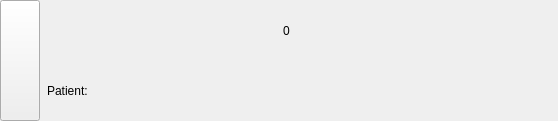
<?xml version="1.0" encoding="UTF-8"?>
<ui version="4.0">
 <class>GroupItemWidget</class>
 <widget class="QWidget" name="GroupItemWidget">
  <property name="geometry">
   <rect>
    <x>0</x>
    <y>0</y>
    <width>558</width>
    <height>121</height>
   </rect>
  </property>
  <property name="windowTitle">
   <string>Form</string>
  </property>
  <layout class="QHBoxLayout" name="horizontalLayout_5">
   <property name="spacing">
    <number>0</number>
   </property>
   <property name="leftMargin">
    <number>0</number>
   </property>
   <property name="topMargin">
    <number>0</number>
   </property>
   <property name="rightMargin">
    <number>0</number>
   </property>
   <property name="bottomMargin">
    <number>0</number>
   </property>
   <item>
    <widget class="QPushButton" name="foldButton">
     <property name="sizePolicy">
      <sizepolicy hsizetype="Fixed" vsizetype="Expanding">
       <horstretch>0</horstretch>
       <verstretch>0</verstretch>
      </sizepolicy>
     </property>
     <property name="text">
      <string/>
     </property>
    </widget>
   </item>
   <item>
    <layout class="QHBoxLayout" name="horizontalLayout_4">
     <property name="spacing">
      <number>0</number>
     </property>
     <item>
      <widget class="QLabel" name="label">
       <property name="sizePolicy">
        <sizepolicy hsizetype="Fixed" vsizetype="Preferred">
         <horstretch>0</horstretch>
         <verstretch>0</verstretch>
        </sizepolicy>
       </property>
       <property name="text">
        <string>&lt;img src=&quot;:/icon/group.svg&quot;/&gt;</string>
       </property>
       <property name="alignment">
        <set>Qt::AlignCenter</set>
       </property>
      </widget>
     </item>
     <item>
      <layout class="QVBoxLayout" name="infoHLayout">
       <item>
        <layout class="QHBoxLayout" name="horizontalLayout">
         <item>
          <widget class="QLabel" name="spanLabel">
           <property name="text">
            <string/>
           </property>
          </widget>
         </item>
         <item>
          <widget class="QLabel" name="countLabel">
           <property name="text">
            <string>0</string>
           </property>
          </widget>
         </item>
        </layout>
       </item>
       <item>
        <layout class="QHBoxLayout" name="horizontalLayout_3">
         <item>
          <widget class="QLabel" name="label_5">
           <property name="text">
            <string>Patient:</string>
           </property>
          </widget>
         </item>
         <item>
          <widget class="QLabel" name="nameLabel">
           <property name="text">
            <string/>
           </property>
          </widget>
         </item>
        </layout>
       </item>
      </layout>
     </item>
     <item>
      <spacer name="horizontalSpacer">
       <property name="orientation">
        <enum>Qt::Horizontal</enum>
       </property>
       <property name="sizeType">
        <enum>QSizePolicy::Minimum</enum>
       </property>
       <property name="sizeHint" stdset="0">
        <size>
         <width>40</width>
         <height>20</height>
        </size>
       </property>
      </spacer>
     </item>
    </layout>
   </item>
  </layout>
 </widget>
 <resources/>
 <connections/>
</ui>
